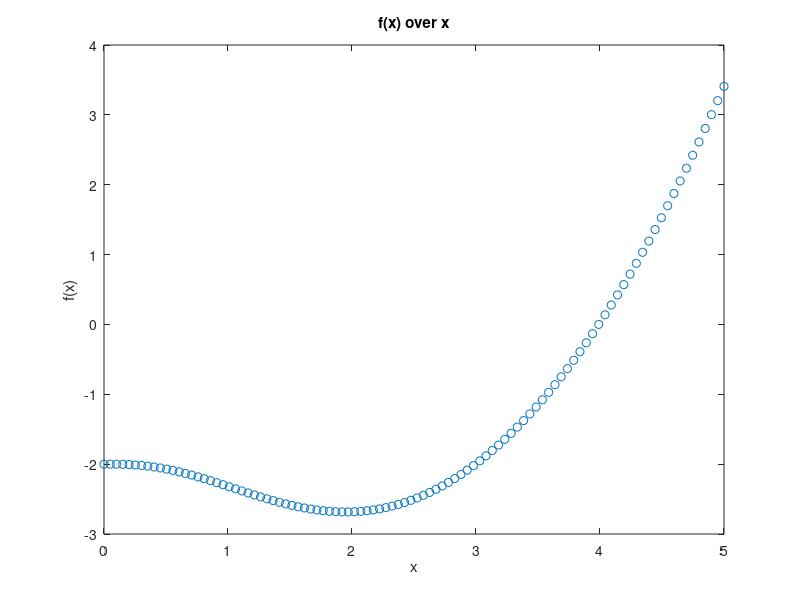

Write MATLAB code to recreate this figure.
% plot a function. ez.
clc; clear; close;

f =  @(x) x.^3 / 20 - 2 - x.^3 .* exp(-x);
x = linspace(0,5);

plot(x, f(x), 'o'); xlabel('x'); ylabel('f(x)'); title('f(x) over x')
% instructionerna skriver "välj lämpligt tabellsteg". Är detta avståndet
% mellan varje x-värde?
